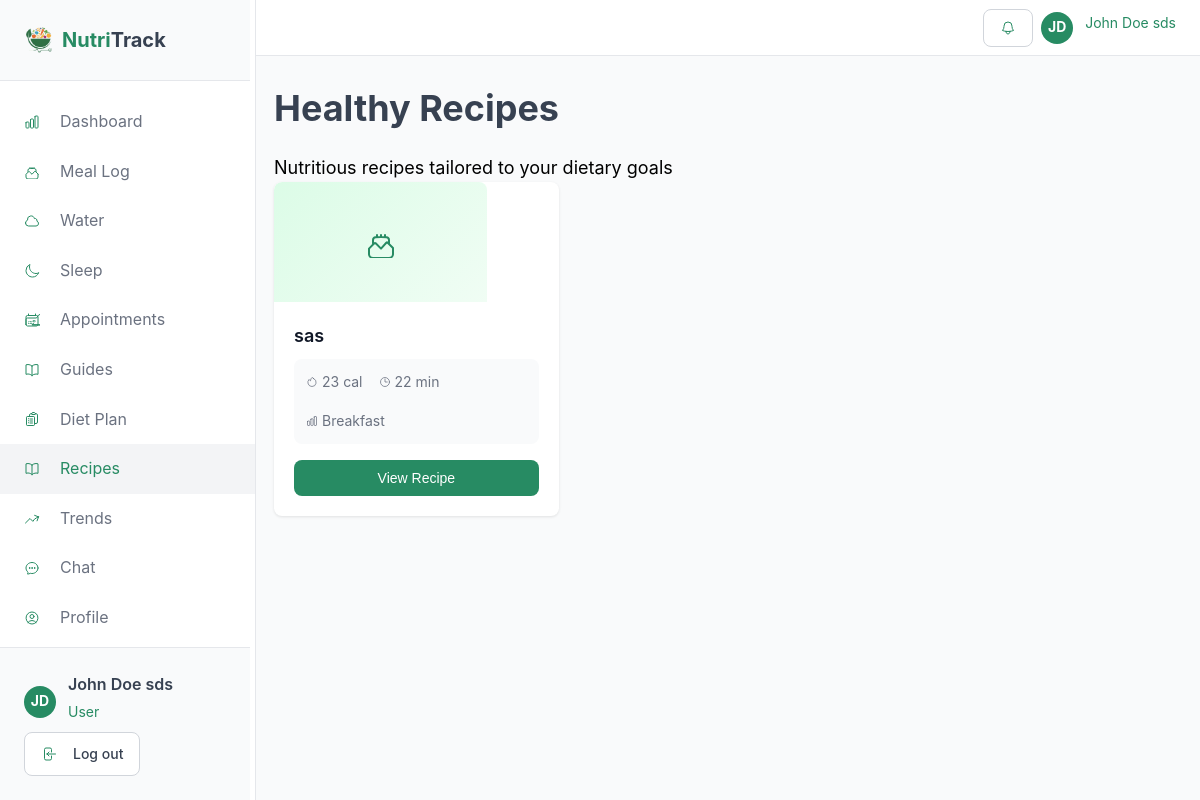
/user/recipes.php (signed in), run on the app's committed database.
### tables this page shows
CREATE TABLE `users` (
  `id` int(11) NOT NULL,
  `name` varchar(100) NOT NULL,
  `email` varchar(100) NOT NULL,
  `password` varchar(255) NOT NULL,
  `phone` varchar(20) DEFAULT NULL,
  `role` enum('user','nutritionist','admin') NOT NULL DEFAULT 'user',
  `status` enum('active','pending','inactive') NOT NULL DEFAULT 'pending',
  `weight` decimal(5,2) DEFAULT NULL,
  `height` decimal(5,2) DEFAULT NULL,
  `age` int(11) DEFAULT NULL,
  `goal` enum('weight_loss','maintain','gain_weight','build_muscle') DEFAULT NULL,
  `health_conditions` text DEFAULT NULL,
  `specialty` varchar(100) DEFAULT NULL,
  `bio` text DEFAULT NULL,
  `rating` decimal(3,2) DEFAULT NULL,
  `nutritionist_id` int(11) DEFAULT NULL,
  `created_at` timestamp NOT NULL DEFAULT current_timestamp(),
  `updated_at` timestamp NOT NULL DEFAULT current_timestamp() ON UPDATE current_timestamp(),
  `profile_image` varchar(255) DEFAULT NULL
);

CREATE TABLE `meal_suggestions` (
  `id` int(11) NOT NULL,
  `nutritionist_id` int(11) NOT NULL,
  `title` varchar(100) NOT NULL,
  `description` text DEFAULT NULL,
  `meal_type` enum('breakfast','lunch','dinner','snack') NOT NULL,
  `calories` int(11) DEFAULT 0,
  `prep_time` int(11) DEFAULT 0,
  `ingredients` text DEFAULT NULL,
  `instructions` text DEFAULT NULL,
  `tags` varchar(255) DEFAULT NULL,
  `created_at` timestamp NOT NULL DEFAULT current_timestamp(),
  `image_path` varchar(255) DEFAULT NULL
);

### user/recipes.php (the view, shortened to what this page needs)
<?php
require_once '../includes/session.php';
$user = getCurrentUser();
$db = getDB();
$recipes = [];
if ($user['nutritionist_id']) {
    $stmt = $db->prepare("SELECT ms.*, u.name as author_name
                          FROM meal_suggestions ms
                          JOIN users u ON ms.nutritionist_id = u.id
                          WHERE ms.nutritionist_id = ?
                          ORDER BY ms.created_at DESC");
    $stmt->execute([$user['nutritionist_id']]);
} else {
    $stmt = $db->query("SELECT ms.*, u.name as author_name
                        FROM meal_suggestions ms
                        JOIN users u ON ms.nutritionist_id = u.id
                        ORDER BY ms.created_at DESC
                        LIMIT 20");
}
$suggestions = $stmt->fetchAll();
foreach ($suggestions as $s) {
    $recipes[] = [
        'id' => $s['id'],
        'title' => $s['title'],
        'calories' => $s['calories'],
        'time' => $s['prep_time'],
        'difficulty' => ucfirst($s['meal_type']),
        'description' => $s['description'],
        'ingredients' => $s['ingredients'] ? explode("\n", $s['ingredients']) : [],
        'instructions' => $s['instructions'] ? explode("\n", $s['instructions']) : [],
        'tags' => $s['tags'],
        'author' => $s['author_name'],
        'image_path' => $s['image_path']
    ];
}
include 'header.php';
?>
<div class="page-header">
    <div>
        <h1 class="section-title">Healthy Recipes</h1>
        <p class="section-description">Nutritious recipes tailored to your dietary goals</p>
    </div>
</div>
<div class="grid grid-3" style="gap: 1.5rem;">
    <?php if (empty($recipes)): ?>
    <div style="grid-column: span 3; text-align: center; padding: 3rem; color: #6b7280;">
        <svg xmlns="http://www.w3.org/2000/svg" fill="none" viewBox="0 0 24 24" stroke="currentColor" style="width:48px;height:48px;stroke-width:1.5;color:#278b63;margin:0 auto 1rem;">
            <path stroke-linecap="round" stroke-linejoin="round" d="M12 8.25v-1.5m0 1.5c-1.355 0-2.697.056-4.024.166C6.845 8.51 6 9.473 6 10.608v2.513m6-4.871c1.355 0 2.697.056 4.024.166C17.155 8.51 18 9.473 18 10.608v2.513M15 8.25v-1.5m-6 1.5v-1.5m12 9.75-3.97-3.97a.75.75 0 0 0-1.06 0L12 16.94l-3.97-3.97a.75.75 0 0 0-1.06 0L3 16.94V21a3 3 0 0 0 3 3h12a3 3 0 0 0 3-3v-4.06Z" />
        </svg>
        <p>No recipes available yet. Check back later for meal suggestions from your nutritionist!</p>
    </div>
    <?php else: ?>
    <?php foreach ($recipes as $recipe): ?>
        <div class="recipe-card" onclick="openRecipeModal(<?php echo htmlspecialchars(json_encode($recipe)); ?>)">
            <div class="recipe-image">
            </div>
            <div class="recipe-content">
                <h3 class="recipe-title"><?php echo $recipe['title']; ?></h3>
                <div class="recipe-meta">
                    <span>
                        <?php echo $recipe['calories']; ?> cal
                    </span>
                    <span>
                        <svg xmlns="http://www.w3.org/2000/svg" fill="none" viewBox="0 0 24 24" stroke="currentColor" style="width:12px;height:12px;stroke-width:1.5;">
                            <path stroke-linecap="round" stroke-linejoin="round" d="M12 6v6h4.5m4.5 0a9 9 0 1 1-18 0 9 9 0 0 1 18 0Z" />
                        </svg>
                        <?php echo $recipe['time']; ?> min
                    </span>
                    <span>
                        <?php echo $recipe['difficulty']; ?>
                    </span>
                </div>
                <button class="btn btn-primary" style="width: 100%; font-size: 0.875rem;" onclick="event.stopPropagation(); openRecipeModal(<?php echo htmlspecialchars(json_encode($recipe)); ?>)">
                    View Recipe
                </button>
            </div>
        </div>
    <?php endforeach; ?>
    <?php endif; ?>
</div>
<?php include 'footer.php'; ?>

### user/header.php (shortened to what this page needs)
<?php
require_once '../includes/session.php';
$user = getCurrentUser();
?>
<!DOCTYPE html>
<html lang="en">
<head>
    <link rel="stylesheet" href="http://localhost/Health%20DIet/style.css">
</head>
<body>
    <div class="user-layout">
        <aside class="sidebar">
            <div class="sidebar-header">
                <a href="dashboard.php" class="logo">
                    <div style="display:flex; justify-self: center;">
                        <img style="width:30px;height:30px" src="../assets/images/nutritrak_logo-removebg-preview.png" alt="NutriTrack Logo">
                    </div>
                    <span class="logo-text"><span style="color:#278b63;">Nutri</span>Track</span>
                </a>
            </div>
            <nav class="sidebar-nav">
                <a href="dashboard.php" class="<?php echo basename($_SERVER['PHP_SELF']) == 'dashboard.php' ? 'active' : ''; ?>">
 Dashboard
                </a>
                <a href="meals.php" class="<?php echo basename($_SERVER['PHP_SELF']) == 'meals.php' ? 'active' : ''; ?>">
 Meal Log
                </a>
                <a href="water.php" class="<?php echo basename($_SERVER['PHP_SELF']) == 'water.php' ? 'active' : ''; ?>">
 Water
                </a>
                <a href="sleep.php" class="<?php echo basename($_SERVER['PHP_SELF']) == 'sleep.php' ? 'active' : ''; ?>">
 Sleep
                </a>
                <a href="appointments.php" class="<?php echo basename($_SERVER['PHP_SELF']) == 'appointments.php' ? 'active' : ''; ?>">
 Appointments
                </a>
                <a href="guides.php" class="<?php echo basename($_SERVER['PHP_SELF']) == 'guides.php' ? 'active' : ''; ?>">
 Guides
                </a>
                <a href="diet-plan.php" class="<?php echo basename($_SERVER['PHP_SELF']) == 'diet-plan.php' ? 'active' : ''; ?>">
 Diet Plan
                </a>
                <a href="recipes.php" class="<?php echo basename($_SERVER['PHP_SELF']) == 'recipes.php' ? 'active' : ''; ?>">
 Recipes
                </a>
                <a href="trends.php" class="<?php echo basename($_SERVER['PHP_SELF']) == 'trends.php' ? 'active' : ''; ?>">
 Trends
                </a>
                <a href="chat.php" class="<?php echo basename($_SERVER['PHP_SELF']) == 'chat.php' ? 'active' : ''; ?>">
 Chat
                </a>
                <a href="settings.php" class="<?php echo basename($_SERVER['PHP_SELF']) == 'settings.php' ? 'active' : ''; ?>">
 Profile
                </a>
            </nav>
            <div class="sidebar-footer">
                <div class="user-info" onclick="showProfilePopup()" style="cursor: pointer;">
                    <?php echo getUserAvatar($user, '2rem'); ?>
                    <div>
                        <div class="team-name"><?php echo $user['name']; ?></div>
                        <div class="team-role">User</div>
                    </div>
                </div>
                <a href="../landing page/auth.php?logout=1" class="btn btn-outline">
 Log out
                </a>
            </div>
        </aside>
        <div class="main-content">
            <header class="top-bar">
                <div class="header-actions">
                    <div class="user-info" style="position: relative;">
                        <button class="btn btn-outline" onclick="toggleNotifications()" id="notificationBtn">
                        </button>
                    </div>
                    <div class="user-info" onclick="showProfilePopup()" style="cursor: pointer;">
                        <?php echo getUserAvatar($user, '2rem'); ?>
                        <span class="team-role"><?php echo $user['name']; ?></span>
                    </div>
                </div>
            </header>
            <main class="content-area">

### includes/session.php (shortened to what this page needs)
<?php
function getCurrentUser() {
    try {
        $db = getDB();
        $stmt = $db->prepare("SELECT * FROM users WHERE id = ?");
        $stmt->execute([$_SESSION['user_id']]);
        return $stmt->fetch();
    } catch (PDOException $e) {
        error_log("Error fetching user: " . $e->getMessage());
        return null;
    }
}
function getUserInitials($name = null) {
    $name = $name ?: ($_SESSION['user_name'] ?? 'U');
    $parts = explode(' ', $name);
    return strtoupper(substr($parts[0], 0, 1) . (isset($parts[1]) ? substr($parts[1], 0, 1) : ''));
}
function getUserAvatar($user, $size = '2rem', $class = 'user-avatar') {
    if (!empty($user['profile_image']) && file_exists(__DIR__ . '/../' . $user['profile_image'])) {
        return '<img src="../' . htmlspecialchars($user['profile_image']) . '" alt="Profile" class="' . $class . '" style="width: ' . $size . '; height: ' . $size . '; border-radius: 50%; object-fit: cover;">';
    } else {
        return '<div class="' . $class . '" style="width: ' . $size . '; height: ' . $size . ';">' . getUserInitials($user['name']) . '</div>';
    }
}
?>

### data on the page
users: name "JD JD", name "John Doe sds"
meal_suggestions: title "sas", calories "23", prep_time "22", difficulty "Breakfast"
